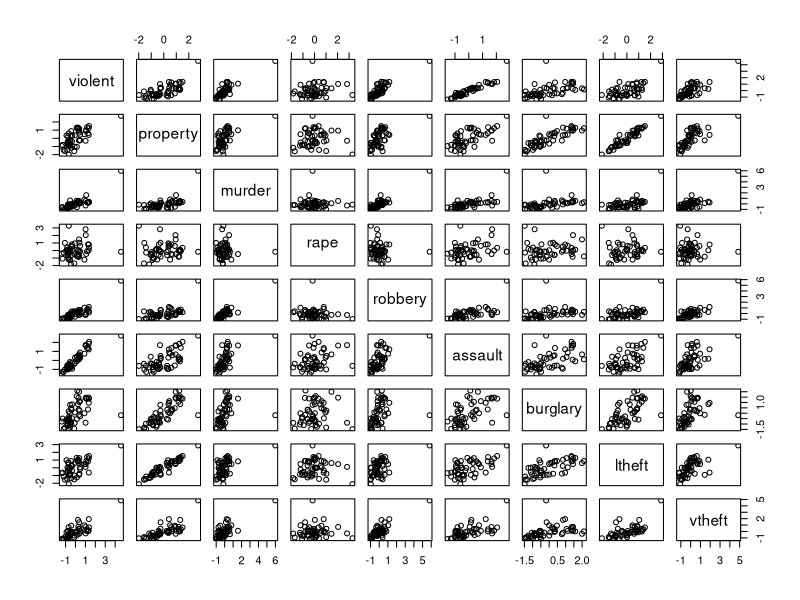
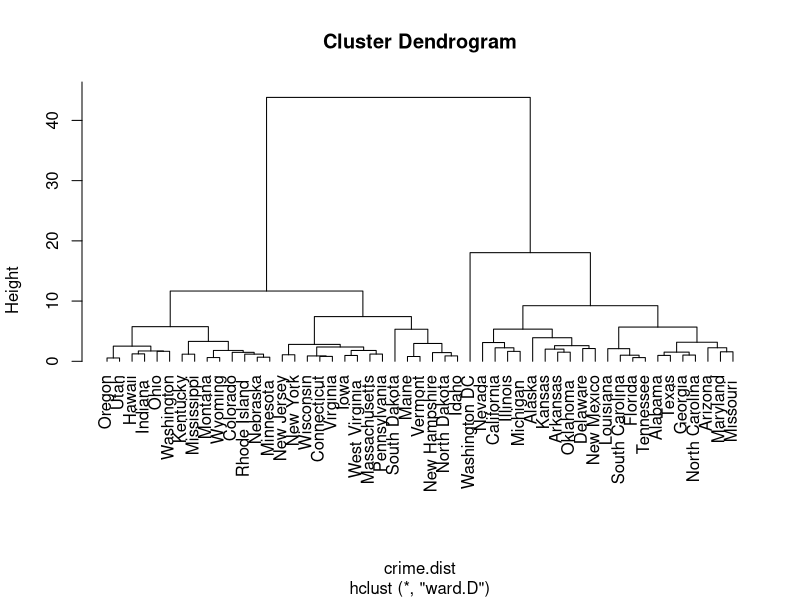
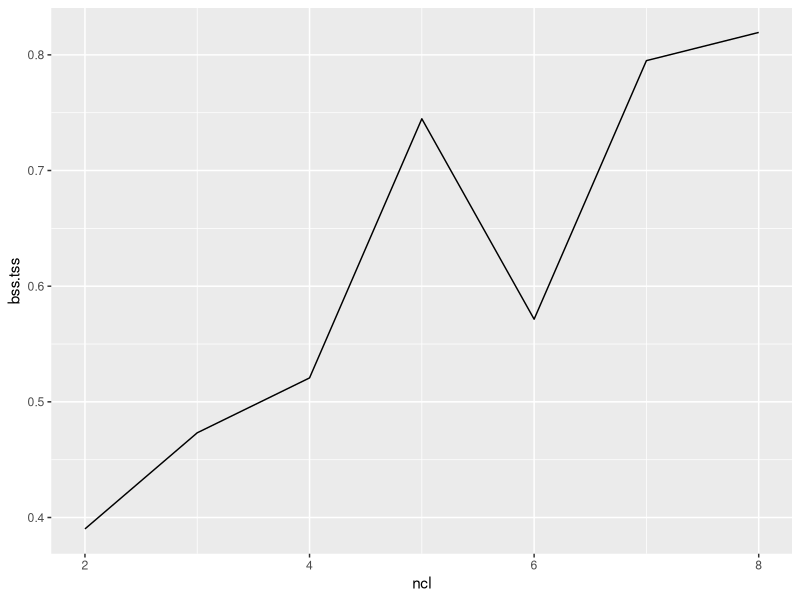
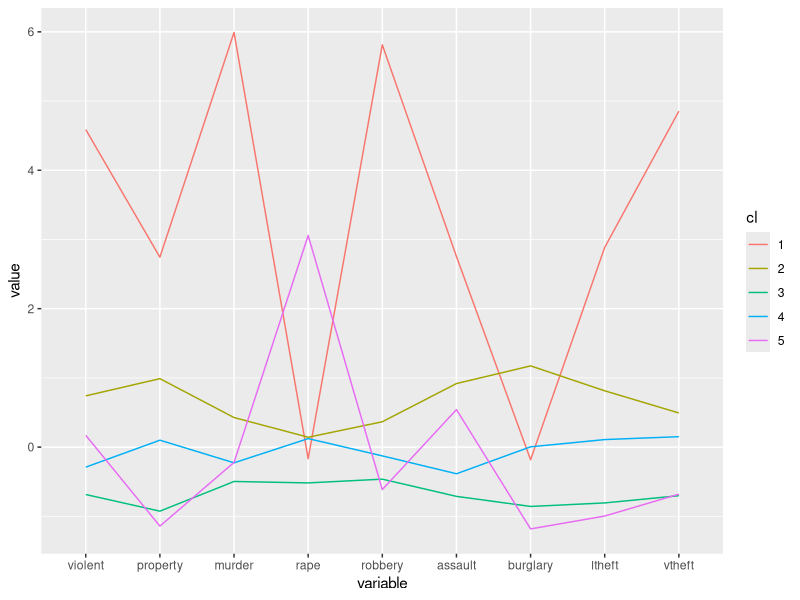
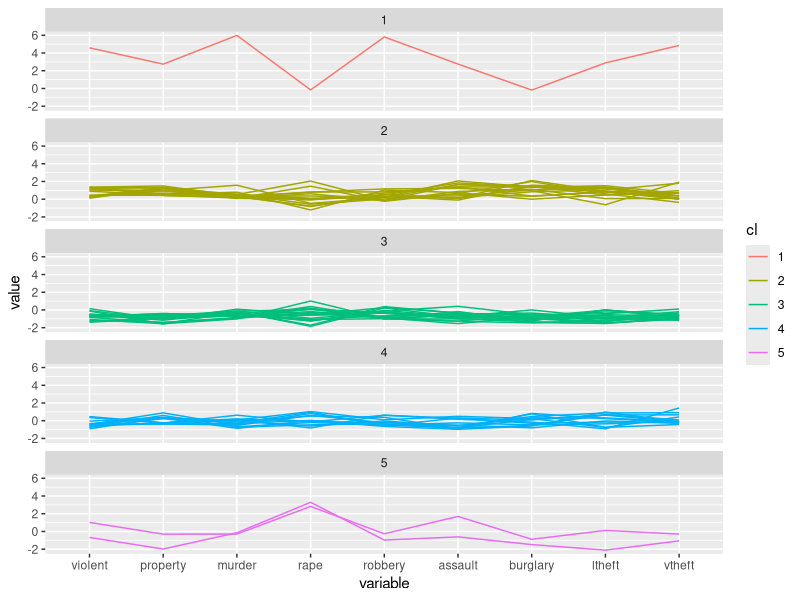

Write the R code that produced these figures, in order.
## ---- chunk 1
library(ggplot2)
library(GGally)
library(fpc)
library(plyr)
library(reshape)
#library(vegan)
## ---- chunk 2
crime <- read.csv("crimes.2008.csv")
dim(crime)
crime <- crime[,-c(1,2,4)]
head(crime)
crime[,-1] <- scale(crime[,-1])
rownames(crime) <- crime[,1]
## ---- chunk 3
pairs(crime[,2:10])
## ---- chunk 4
crime.dist <- dist(crime[,-1])
crime.hc <- hclust(crime.dist, method="ward.D")
plot(crime.hc, hang=-1)
## ---- chunk 5
set.seed(407)
crime.km2 <- kmeans(crime[,-1], 2)
crime.km2$betweenss/crime.km2$totss
crime.km3 <- kmeans(crime[,-1], 3)
crime.km3$betweenss/crime.km3$totss
crime.km4 <- kmeans(crime[,-1], 4)
crime.km4$betweenss/crime.km4$totss
crime.km5 <- kmeans(crime[,-1], 5)
crime.km5$betweenss/crime.km5$totss
crime.km6 <- kmeans(crime[,-1], 6)
crime.km6$betweenss/crime.km6$totss
crime.km7 <- kmeans(crime[,-1], 7)
crime.km7$betweenss/crime.km7$totss
crime.km8 <- kmeans(crime[,-1], 8)
crime.km8$betweenss/crime.km8$totss
df <- data.frame(ncl=2:8, bss.tss = c(crime.km2$betweenss/crime.km2$totss, crime.km3$betweenss/crime.km3$totss, crime.km4$betweenss/crime.km4$totss, crime.km5$betweenss/crime.km5$totss, crime.km6$betweenss/crime.km6$totss, crime.km7$betweenss/crime.km7$totss, crime.km8$betweenss/crime.km8$totss))
qplot(ncl, bss.tss, data=df, geom="line")
## ---- chunk 6
cluster.stats(crime.dist, clustering=cutree(crime.hc, 3))$wb.ratio
cluster.stats(crime.dist, clustering=cutree(crime.hc, 4))$wb.ratio
cluster.stats(crime.dist, clustering=cutree(crime.hc, 5))$wb.ratio
cluster.stats(crime.dist, clustering=cutree(crime.hc, 6))$wb.ratio
cluster.stats(crime.dist, clustering=cutree(crime.hc, 7))$wb.ratio
cluster.stats(crime.dist, clustering=cutree(crime.hc, 8))$wb.ratio
cluster.stats(crime.dist, clustering=cutree(crime.hc, 9))$wb.ratio
cluster.stats(crime.dist, clustering=crime.km5$cluster)$wb.ratio
## ---- chunk 7
crime.km5$centers
# ddply(crime[,-1], .(crime.km3$cluster), colMeans)
# ddply(crime[,-1], .(crime.km3$cluster), function(x) sapply(x, sd))
crime.km.centers <- ddply(crime[,-1], .(crime.km5$cluster), colMeans)
crime.km.centers
colnames(crime.km.centers)[1] <- "cl"
crime.km.centers$cl <- factor(crime.km.centers$cl)
ggparcoord(crime.km.centers, columns=2:10, groupColumn=1, scale="globalminmax")
## ---- chunk 8
crime$cl <- crime.km5$cluster
crime$cl <- factor(crime$cl)
crime.m <- melt(crime, id.vars=c("State","cl"))
ggplot(crime.m, aes(x=variable, y=value, group=State, colour=cl)) + geom_line() + facet_wrap(~cl, ncol=1)
crime[crime$cl==1,1]
crime[crime$cl==2,1]
crime[crime$cl==3,1]
crime[crime$cl==4,1]
crime[crime$cl==5,1]
